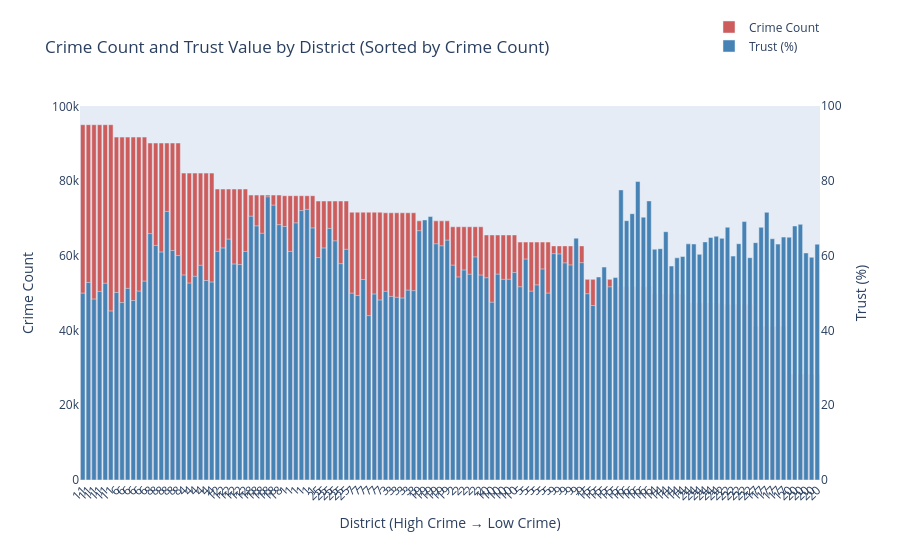

Notebook cell for this chart:
### Markdown cell above
## Visual 6

Visual 6 will be a map of the different police districts of chicago, highlighting the sediment score in combination with crime rates in that specific district. This will give insight on the question: Does a lower crime-rate result in a higher sediment score?

### Code cell
import pandas as pd
import plotly.express as px
import plotly.offline as pyo
from IPython.display import HTML

# Load data (replace with your paths)
crime_df = pd.read_csv('dataset/graph4.csv')
trust_df = pd.read_csv('dataset/sentfinal.csv')

# Count crimes per district
crime_counts = crime_df['District'].value_counts().reset_index()
crime_counts.columns = ['District', 'Crime_Count']

# Prepare trust_df
trust_df = trust_df.rename(columns={'DISTRICT': 'District'})

# Merge on district
merged_df = pd.merge(crime_counts, trust_df[['District', 'TRUST']], on='District', how='inner')

# Sort descending by crime count
merged_df = merged_df.sort_values(by='Crime_Count', ascending=False).reset_index(drop=True)

# Numeric x-axis positions
x_pos = list(range(len(merged_df)))

fig = go.Figure()

# Crime count bar on primary y-axis (left)
fig.add_trace(go.Bar(
    x=x_pos,
    y=merged_df['Crime_Count'],
    name='Crime Count',
    marker_color='indianred',
    yaxis='y1'
))

# Trust bar on secondary y-axis (right)
fig.add_trace(go.Bar(
    x=x_pos,
    y=merged_df['TRUST'],
    name='Trust (%)',
    marker_color='steelblue',
    yaxis='y2'
))

fig.update_layout(
    title='Crime Count and Trust Value by District (Sorted by Crime Count)',
    xaxis=dict(
        tickmode='array',
        tickvals=x_pos,
        ticktext=merged_df['District'],
        tickangle=-45,
        title='District (High Crime → Low Crime)'
    ),
    yaxis=dict(
        title='Crime Count',
        showgrid=False,
        zeroline=False,
    ),
    yaxis2=dict(
        title='Trust (%)',
        overlaying='y',
        side='right',
        range=[0, 100],  # Trust is percent, fix range 0-100
        showgrid=False,
        zeroline=False,
    ),
    barmode='group',
    legend=dict(x=0.85, y=1.25),
    margin=dict(t=100)
)

plot_html = pyo.plot(fig, include_plotlyjs='cdn', output_type='div')
HTML(plot_html)

### Figure 1 — Plotly figure (JSON) as saved in the notebook; plotly's stock layout.template omitted (floating-point values rounded to 4 significant figures; data arrays with more than 128 entries replaced by an {"elided": "..."} marker saying what was removed)
{"data": [{"marker": {"color": "indianred"}, "name": "Crime Count", "type": "bar", "x": {"elided": "132 int values"}, "y": {"elided": "132 int values"}, "yaxis": "y"}, {"marker": {"color": "steelblue"}, "name": "Trust (%)", "type": "bar", "x": {"elided": "132 int values"}, "y": {"elided": "132 float values"}, "yaxis": "y2"}], "layout": {"barmode": "group", "legend": {"x": 0.85, "y": 1.25}, "margin": {"t": 100}, "title": {"text": "Crime Count and Trust Value by District (Sorted by Crime Count)"}, "xaxis": {"tickangle": -45, "tickmode": "array", "ticktext": {"elided": "132 float values"}, "tickvals": {"elided": "132 int values"}, "title": {"text": "District (High Crime → Low Crime)"}}, "yaxis": {"showgrid": false, "title": {"text": "Crime Count"}, "zeroline": false}, "yaxis2": {"overlaying": "y", "range": [0, 100], "showgrid": false, "side": "right", "title": {"text": "Trust (%)"}, "zeroline": false}}}
